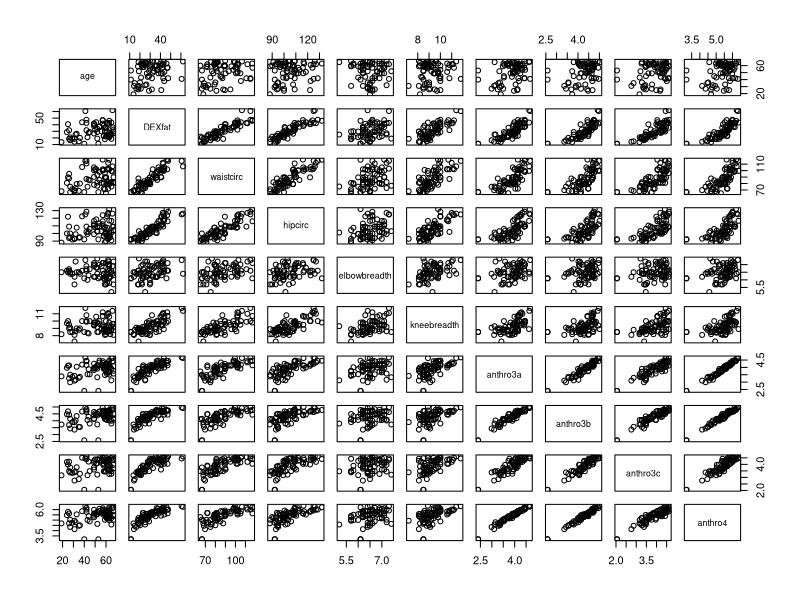
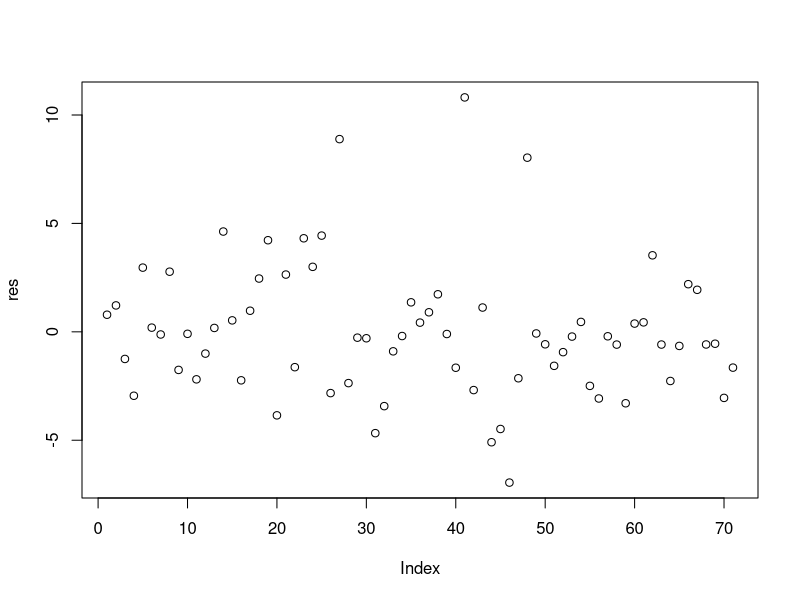
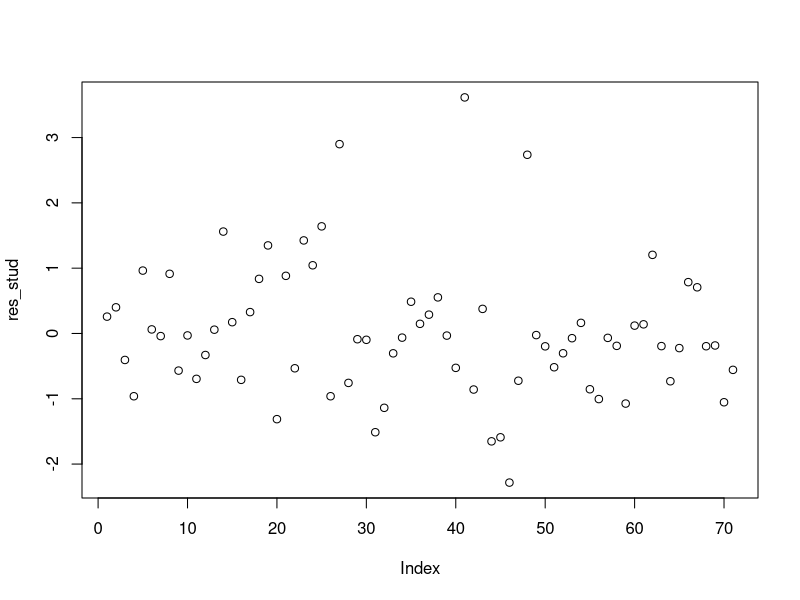
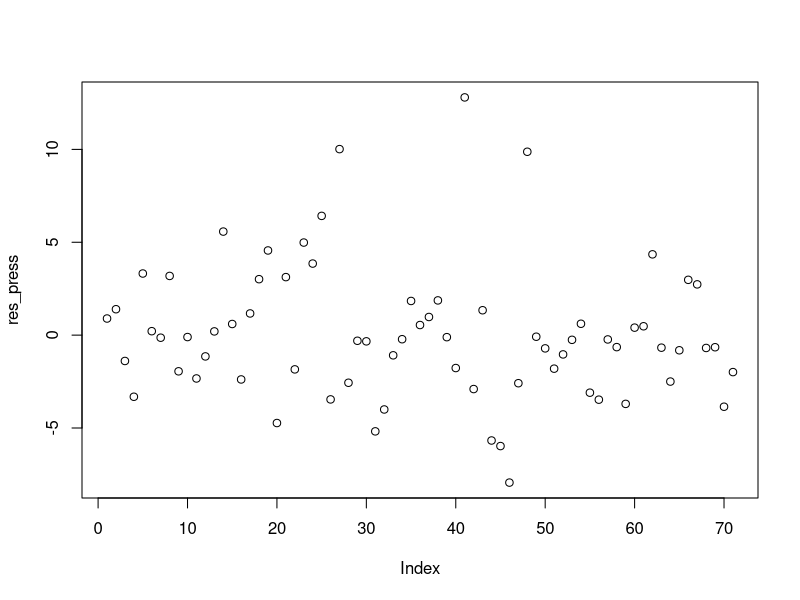
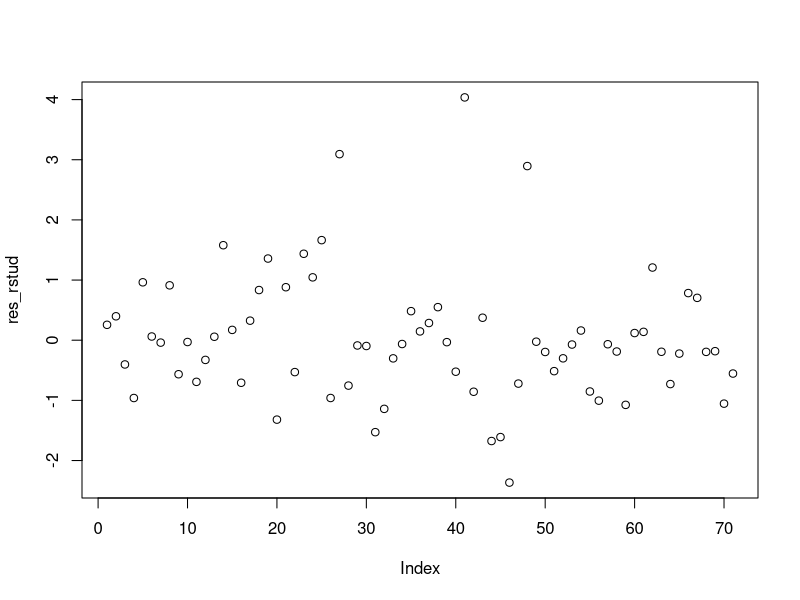
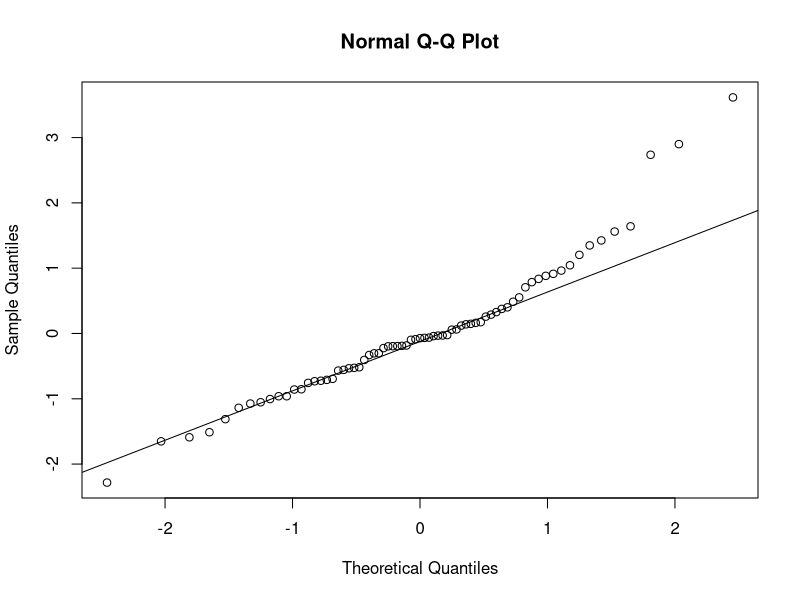
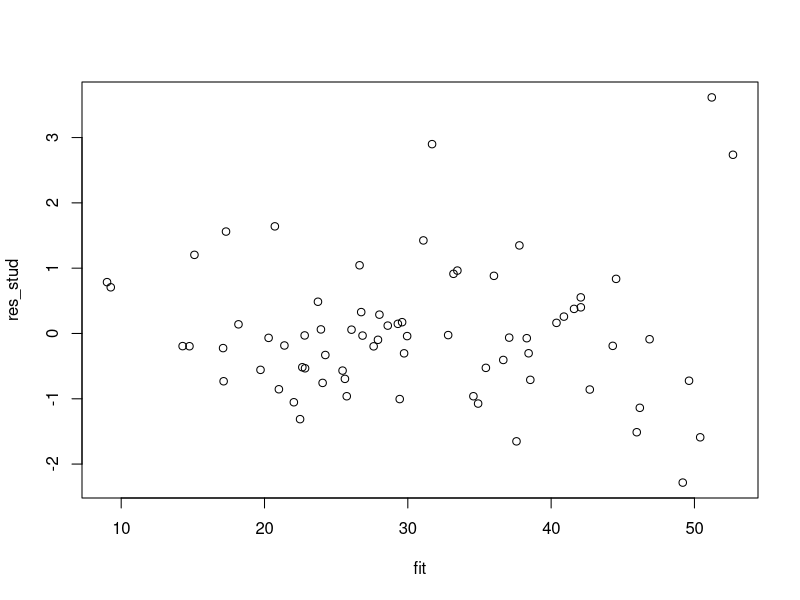
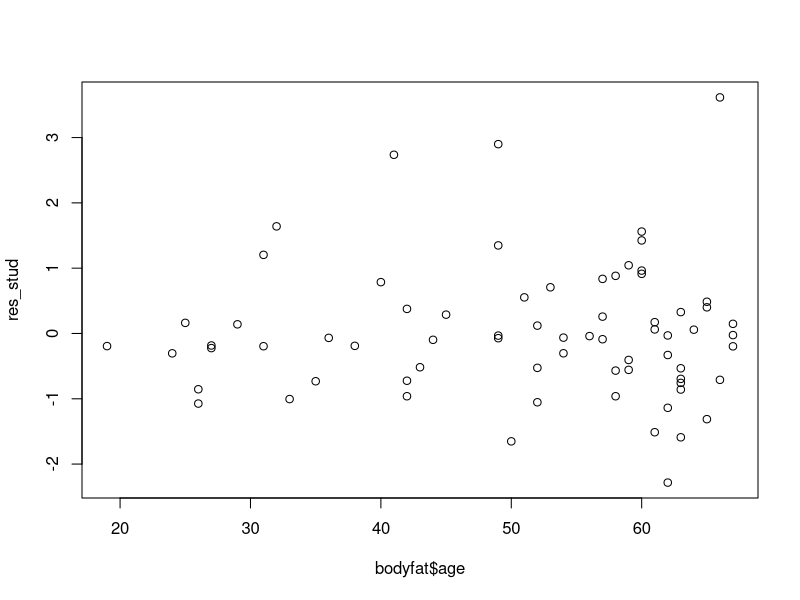

Write R code to recreate these figures, in order.
#Load the data
library("TH.data")
library("car")

data("bodyfat")
head(bodyfat)
plot(bodyfat)
summary(bodyfat)

#Create the full model
model <- lm(DEXfat ~., data = bodyfat)
summary(model)

#Residual analysis
n = nrow(bodyfat)
p = ncol(bodyfat)-1
res <- residuals(model)
SS_res = sum(res^2)
MS_res = SS_res/(n-p)
h_ii = lm.influence(model)$hat
S2 = ((n-p)*MS_res-res^2/(1-h_ii))/(n-p-1)

res_std <- res/sqrt(MS_res)
res_stud <- res/sqrt(MS_res*(1-h_ii))
res_press <- res/(1-h_ii)
res_rstud <- res/sqrt(S2*(1-h_ii))

plot(res)
plot(res_stud)
plot(res_press)
plot(res_rstud)

#Normal probability plot
qqnorm(res_stud)
qqline(res_stud)

#(s_res_stud <- sort(res_stud))
#c_prob <- ((1:n)-1/2)/n
#plot(s_res_stud, c_prob)

#Plot of Residuals against the Fitted Values
fit <- fitted(model)
plot(fit, res_stud)

#Plot of Residuals against the Regressor
plot(bodyfat$age, res_stud)
plot(bodyfat$waistcirc, res_stud)
plot(bodyfat$hipcirc, res_stud)
plot(bodyfat$elbowbreadth, res_stud)
plot(bodyfat$kneebreadth, res_stud)
plot(bodyfat$anthro3a, res_stud)
plot(bodyfat$anthro3b, res_stud)
plot(bodyfat$anthro3c, res_stud)
plot(bodyfat$anthro4, res_stud)

#Partial regression plots
avPlots(model)

#Partial residual plots
crPlots(model)


#Diagnostics and handling of outliers, leverage and influential observations 

#PRESS statistic 
(press = sum(res_press^2))
# Prediction variability power
SS_T = sum((bodyfat$DEXfat - mean(bodyfat$DEXfat))^2)
R2_pred = 1 - press / SS_T

# Examination of residuals - Seemingly ~3 outliers
plot(res_stud)
plot(res_press)
plot(res_rstud)

# Covratio with cutoff lines - A fair amount of seemingly influential points for precision

covrat = covratio(model)
plot(covrat)
abline(h=1 - 3*p/n)
abline(h=1 + 3*p/n)

# Cooks distance - No major influential points displacing the model parameters
cooksD = cooks.distance(model)
plot(cooksD)
cutoff = qf(0.5, p, n-p)
abline(h=cutoff)

# Leverage points - About 4 points far enough away to be considered leverage points
H_diag = lm.influence(model)$hat
plot(H_diag)
abline(h=2*p/n)
View(cbind(res, res_press))

# Checking for normality
qqPlot(res_stud)
